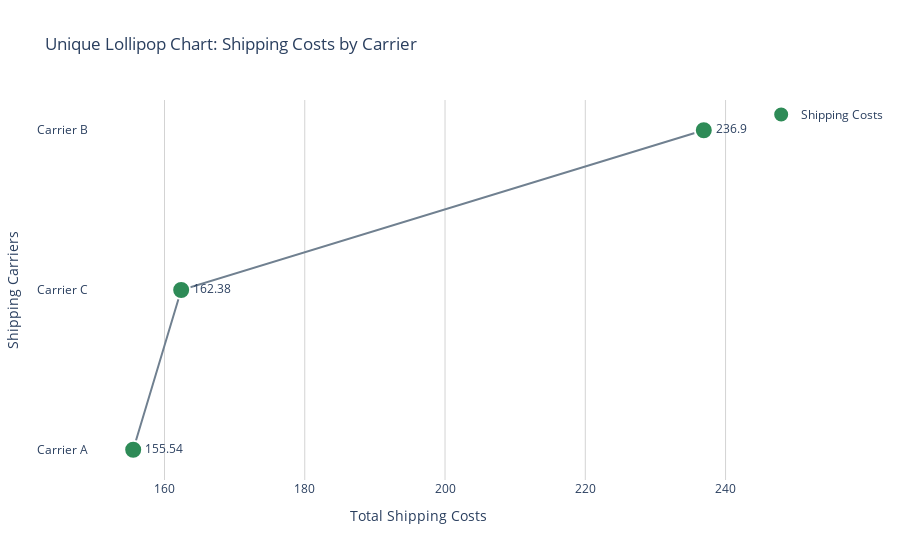

Notebook source saved alongside this figure:
### Code cell
import plotly.graph_objects as go

# Aggregate shipping costs by carrier
shipping_costs = df.groupby("Shipping carriers")["Shipping costs"].sum().reset_index()

# Sort for better readability
shipping_costs = shipping_costs.sort_values("Shipping costs", ascending=True)

fig_unique = go.Figure()

# Add stems (lines)
fig_unique.add_trace(go.Scatter(
    x=shipping_costs["Shipping costs"],
    y=shipping_costs["Shipping carriers"],
    mode="lines",
    line=dict(color="#708090", width=2),
    showlegend=False
))

# Add  circles
fig_unique.add_trace(go.Scatter(
    x=shipping_costs["Shipping costs"],
    y=shipping_costs["Shipping carriers"],
    mode="markers+text",
    marker=dict(size=18, color="#2E8B57", line=dict(width=2, color="white")),
    text=shipping_costs["Shipping costs"].round(2),
    textposition="middle right",
    name="Shipping Costs"
))

fig_unique.update_layout(
    title="Unique Lollipop Chart: Shipping Costs by Carrier",
    xaxis_title="Total Shipping Costs",
    yaxis_title="Shipping Carriers",
    plot_bgcolor="white",
    xaxis=dict(showgrid=True, gridcolor="#D3D3D3"),
    yaxis=dict(showgrid=False)
)

fig_unique.show()

### Figure 1 — Plotly figure (JSON) as saved in the notebook; plotly's stock layout.template omitted (floating-point values rounded to 4 significant figures)
{"data": [{"line": {"color": "#708090", "width": 2}, "mode": "lines", "showlegend": false, "type": "scatter", "x": [155.5, 162.4, 236.9], "y": ["Carrier A", "Carrier C", "Carrier B"]}, {"marker": {"color": "#2E8B57", "line": {"color": "white", "width": 2}, "size": 18}, "mode": "markers+text", "name": "Shipping Costs", "text": [155.5, 162.4, 236.9], "textposition": "middle right", "type": "scatter", "x": [155.5, 162.4, 236.9], "y": ["Carrier A", "Carrier C", "Carrier B"]}], "layout": {"plot_bgcolor": "white", "title": {"text": "Unique Lollipop Chart: Shipping Costs by Carrier"}, "xaxis": {"gridcolor": "#D3D3D3", "showgrid": true, "title": {"text": "Total Shipping Costs"}}, "yaxis": {"showgrid": false, "title": {"text": "Shipping Carriers"}}}}
